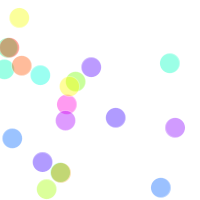
Frame 1 (no input)
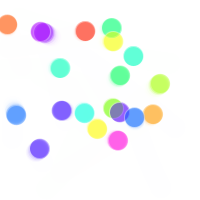
Frame 60 (the mouse pressed at the canvas centre just before this capture)
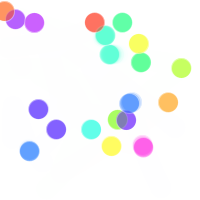
Frame 120 (the mouse held since frame 60 and released just before this capture)

The Processing sketch that drew these frames (run headless with seeded random() and noise(); from frame 60 on, the mouse is pressed at the canvas centre):

// Processing sketch: processing_101965
// ── processing_101965.pde

Circle[] circles = new Circle[20];

void setup() {
  size(200, 200);
  colorMode(HSB, 360, 100, 100);
  background(360);
  smooth();

  for (int i = 0 ; i < circles.length;i++) {
    circles[i] = new Circle();
  }
}

void draw() {
  noStroke();
  fill(360, 100);
  rect(0, 0, width, height);

  for (int i = 0 ; i < circles.length;i++) {
    circles[i].move();
    circles[i].display();
  }
}

class Circle {
  Easing easing = new Easing();
  float x = random(width);
  float y = random(height);
  float hue = random(360);

  int r = 20;

  void move() {
    PVector acceleration = easing.ease(x,y);
    x +=acceleration.x;
    y +=acceleration.y;
  }
  void display() {
    stroke(360, 80);
    fill(hue, 100, 100, 100);
    ellipse(x, y, r, r);
  }
}

class Easing{
  float next_x = random(width);
  float next_y = random(height);

  float easing_x = random(0.01, 0.04);
  float easing_y = random(0.01, 0.04);
 
  PVector ease(float x,float y){
    PVector acceleration = new PVector( (next_x - x) * easing_x,(next_y - y) * easing_y);
    if ((int)next_x == (int)x || (int)next_y == (int)y) {
      next_x = random(width);
      next_y = random(height);
    }
    return acceleration;
  }
}
